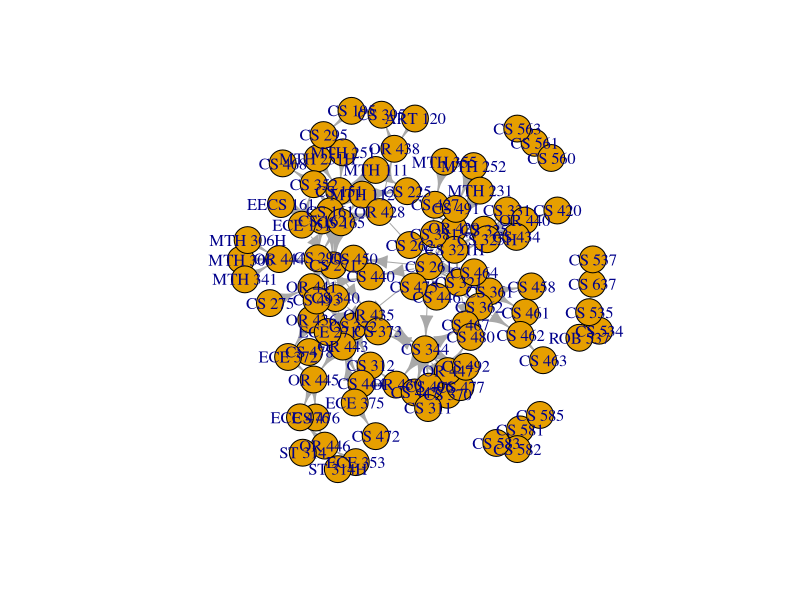

Write R code to recreate this figure.
# layout_order.R ------------------------------
#' Issue 10:
#' 
#' The topological order could be used for determining the node level (y-axis coordinate) in the 
#' tree-version graph. This issue is to implement a script to take raw courses data and generate 
#' the topological orders for them.
#' 
#' 
# ....................................


library(igraph)
?igraph
library(dplyr)

# Read data
reqs   <- read.csv("./course_data/csv/courses_parsed_edges.csv", header = F)
course <- read.csv("./course_data/csv/courses_parsed_nodes.csv", header = F)



names(reqs) <- c("pre_rec", "course")
names(course) <- c("course", "n")

# This will require the OR node data.
reqs$pre_dept <- sub(x = reqs$pre_rec,
                     pattern = "([A-z]+) .+",
                     replacement = "\\1")

# Course department (academic unit)
reqs$course_dept <- sub(x = reqs$course,
                        pattern = "([A-z]+) .+",
                        replacement = "\\1")


# Course department (academic unit)
course$course_dept <- sub(x = course$course,
                        pattern = "([A-z]+) .+",
                        replacement = "\\1")


# Set seed nodes
# Find degree:
head(reqs)
head(course)
course %>% filter(course_dept == "OR") %>% arrange(desc(n))
reqs %>% filter(course == "OR 66")
reqs %>% filter(pre_rec == "OR 66")
# the course ATS 310 has one pre-requisite that can be filled by any of 7 courses.
#  (It has some other pre-requisites also.)

cs <- course %>% filter(course_dept == "CS")
join_cs <- left_join(cs %>% select(-n), 
                     reqs, by = c("course"))
head(join_cs)
sum(is.na(join_cs$pre_rec))
join_cs %>% filter(is.na(pre_rec))


# What we really want is a CS course with no PR in CS, so lets find all the courses with CS PR.
cs_only <- left_join(cs %>% select(-n), 
                       reqs %>% filter((course_dept == "CS") & (pre_dept == "CS")), by = c("course"))

cs_only %>% arrange(course)
cs_only %>% filter(is.na(pre_rec)) %>% select(course)
# These courses have no pre-req in CS.

# CS Courses with PR in CS, by PR.
# These are direct PRs only, don't include the OR group.
cs_only %>% filter(!is.na(pre_rec)) %>% 
  group_by(pre_rec) %>% summarise(n = n()) %>% data.frame()

# If we include the OR group then we get,
csor <- course %>% filter(course_dept %in% c("CS", "OR"))
csor_join <- left_join(csor %>% select(-n), 
                  reqs %>% filter((course_dept %in% c("CS", "OR")) & 
                                    (pre_dept == "CS")),
                  by = c("course"))
csor_join %>% filter(!is.na(pre_rec)) %>% 
  group_by(pre_rec) %>% summarise(n = n()) %>% data.frame()

# These are courses which nothing else uses.
csor_join %>% filter(!is.na(pre_rec)) %>% 
  group_by(pre_rec) %>% summarise(n = n()) %>% data.frame() %>% 
  filter(n == 1)


# These are CS courses which have no pre-reqs.
seed_group <- csor_join %>% filter(is.na(pre_rec)) %>% arrange(course) %>% 
  filter(course_dept.x == "CS") %>% select(course)
seed_group$rank <- sub(x = seed_group$course, pattern = ".+ ([0-9])[0-9]+", replacement = "\\1")
sub(x = seed_group$course, pattern = ".+ ([0-9])[0-9]+", replacement = "\\1")


seed_group
seed_group %>% filter(rank == 1)


csor_list <- reqs %>% filter(course_dept == "CS" & pre_dept == "OR") %>%
  select(pre_rec) %>% distinct() %>% unlist() %>% as.vector()
csor_edges <- reqs %>% filter(pre_rec %in% csor_list | course %in% csor_list)

# Now we want all the edges that feed into a CS course.
cs_edges <- reqs %>% filter(course_dept == "CS")

# Append these two edge lists.
full_cs_edges <- rbind(cs_edges, csor_edges) %>% distinct()
dim(full_cs_edges)
dim(csor_edges)
dim(cs_edges)
# 20 overlap, which is good.

edge_matrix <- as.matrix(full_cs_edges[ , c("pre_rec", "course")])
csnet <- graph_from_edgelist(el = edge_matrix, directed = T)
plot(csnet)

# So if this is the right set of edges, 
#  Find all adjacent ones to the starting set.
rank1 <- seed_group %>% filter(rank == 1) %>% select(course) %>% unlist() %>% as.vector()
adj_rank1 <- adjacent_vertices(graph = csnet, v = rank1)
adj_rank1[[1]]
adj_rank1[[2]]
adj_rank1[[3]]
adj_rank1[[4]]

# Looking around a little bit...
reqs %>% filter(course == "CS 395")
reqs %>% filter(course == "OR 438")
reqs %>% filter(course == "OR 428")
# OK yes, this CS course really can have an OR requirement with ART 120.
#  However, ART 120 doesn't exist anymore.
#  The course is a website design course. 

find_adjacent <- function(){
  
}




# Could the same thing be had by filtering reqs?
# Not quickly because you have to do some joining I think.  It requires pre-req to be CS, 
#  the course should be a CS course or an OR node, but only if that OR node leads to a CS course.
head(reqs)
# CS courses  which have pre-reqs, in any department?
# reqs %>% group_by(pre_rec) %>% filter(pre_dept == "CS", course_dept %in% c("OR", "CS")) %>% summarise(n = n())

# What we really want is a CS course with no PR in CS.
join_nocs <- left_join(cs %>% select(-n), 
                     reqs %>% filter(!(course_dept == "CS") & !(pre_dept == "OR")), by = c("course"))



# We really need to know if an OR node contains a CS course.

reqs %>% filter(course == "CS 261")
reqs %>% filter(course == "OR 428")

head(join_nocs)
join_nocs %>% arrange(course)

nocs2 <- reqs %>% filter(!(course_dept == "CS") & !(pre_dept == "OR"))


# For each in seed set, 


#    Find all adjacent nodes

# 




